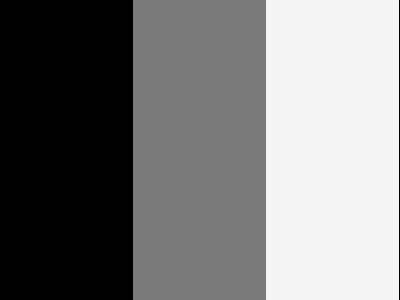
#> input picture hpcOpenmp/toto.pnm, 400 x 300 px
$ python hpcOpencvMult.py ../../hpcOpenmp/toto.pnm
#> lines starting #> are read from the running program, lines starting #| are printed output that depends on the picture
#!/usr/bin/env python3

import cv2 as cv
import time
import sys

if __name__ == '__main__':

    # arguments
    if len(sys.argv) != 2:
        print("usage:", sys.argv[0], "<filename>")
        sys.exit(-1)
    FILENAME = sys.argv[1]

    imgOut = cv.imread(FILENAME) * (float(0.5) / 255)
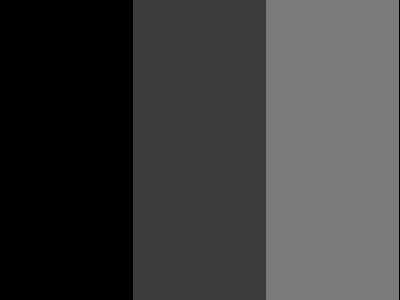
#> imgOut: shape (300, 400, 3) float64; min 0, max 0.48, mean 0.239

    # affiche l'image
    cv.imshow(FILENAME, imgOut)

    # lit le clavier en boucle et quitte si "esc"
    while True:
        k = cv.waitKey() & 0xFF
#> (key Esc is pressed here)
        if (k == 27):
            break
